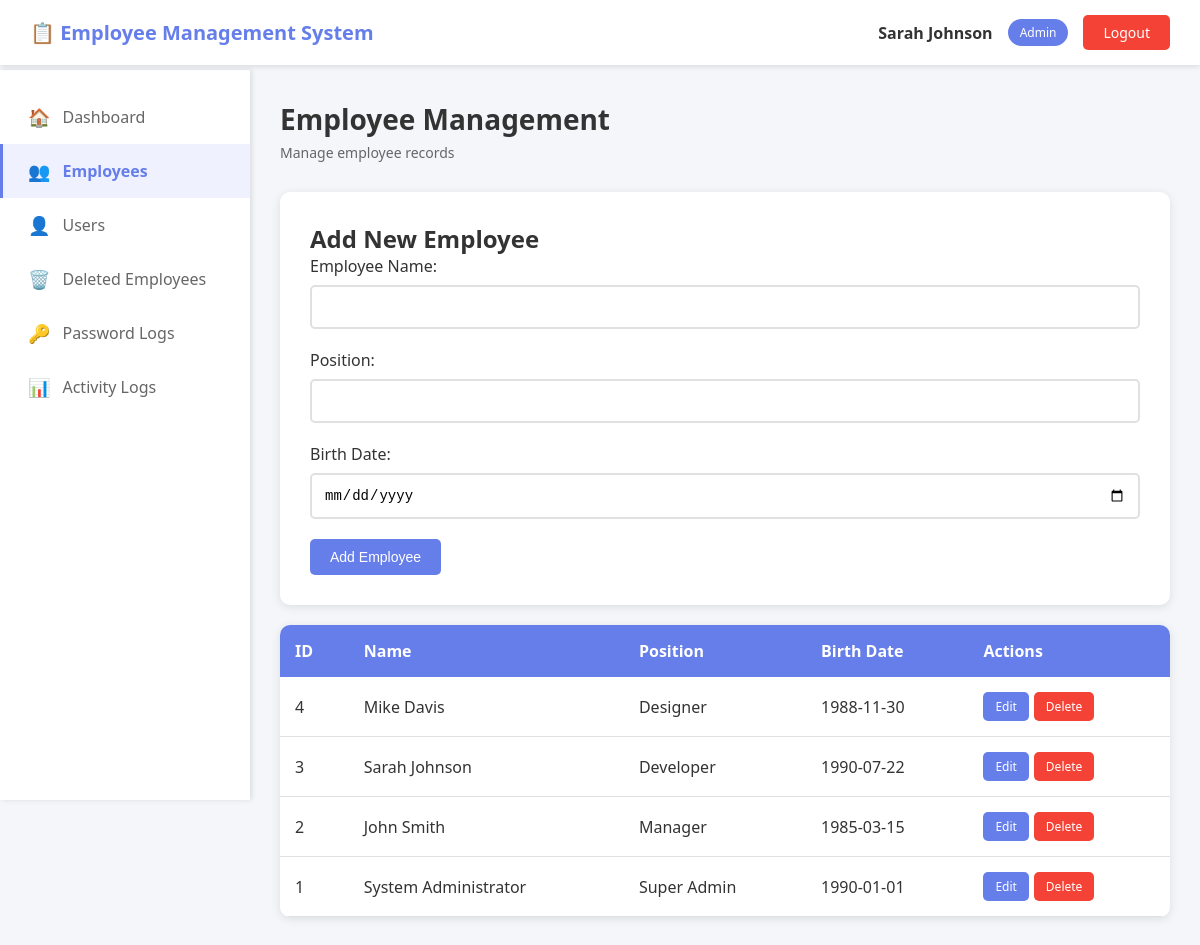
Screenshot of /employees.php (signed in) with the database file from the repository.
### tables this page shows
CREATE TABLE IF NOT EXISTS Employee (
    empID INT PRIMARY KEY AUTO_INCREMENT,
    name VARCHAR(100) NOT NULL,
    position VARCHAR(100) NOT NULL,
    birthdate DATE NOT NULL,
    is_deleted TINYINT(1) DEFAULT 0,
    deleted_at DATETIME NULL,
    deleted_by INT NULL,
    created_at DATETIME DEFAULT CURRENT_TIMESTAMP,
    updated_at DATETIME DEFAULT CURRENT_TIMESTAMP ON UPDATE CURRENT_TIMESTAMP
);

### db_connect.php (called while the page is built, shortened)
<?php
function isLoggedIn() {
    return isset($_SESSION['user_id']);
}
function hasRole($roles) {
    return in_array($_SESSION['role'], $roles);
}
function e($data) {
    return htmlspecialchars($data, ENT_QUOTES, 'UTF-8');
}
?>

### employees.php (the view, shortened to what this page needs)
<?php
include 'db_connect.php';
$sql = "SELECT * FROM Employee WHERE is_deleted = 0 ORDER BY empID DESC";
$employees = $conn->query($sql)->fetchAll(PDO::FETCH_ASSOC);
$edit_employee = null;
?>
<!DOCTYPE html>
<html>
<head>
    <link rel="stylesheet" href="style.css">
</head>
<body>
    <?php include 'includes/header.php'; ?>
    <div class="main-container">
        <?php include 'includes/sidebar.php'; ?>
        <div class="content">
            <div class="page-header">
                <h1>Employee Management</h1>
                <p>Manage employee records</p>
            </div>
            <div class="form-container">
                <h2><?php echo $edit_employee ? 'Edit Employee' : 'Add New Employee'; ?></h2>
                <form method="POST" action="">
                    <div class="form-group">
                        <label for="name">Employee Name:</label>
                        <input type="text" id="name" name="name" required
                               value="<?php echo $edit_employee ? e($edit_employee['name']) : ''; ?>">
                    </div>
                    <div class="form-group">
                        <label for="position">Position:</label>
                        <input type="text" id="position" name="position" required
                               value="<?php echo $edit_employee ? e($edit_employee['position']) : ''; ?>">
                    </div>
                    <div class="form-group">
                        <label for="birthdate">Birth Date:</label>
                        <input type="date" id="birthdate" name="birthdate" required
                               value="<?php echo $edit_employee ? e($edit_employee['birthdate']) : ''; ?>">
                    </div>
                    <button type="submit" class="btn btn-primary">
                        <?php echo $edit_employee ? 'Update Employee' : 'Add Employee'; ?>
                    </button>
                </form>
            </div>
            <div class="table-container">
                <table>
                    <thead>
                        <tr>
                            <th>ID</th>
                            <th>Name</th>
                            <th>Position</th>
                            <th>Birth Date</th>
                            <th>Actions</th>
                        </tr>
                    </thead>
                    <tbody>
                        <?php foreach ($employees as $emp): ?>
                        <tr>
                            <td><?php echo e($emp['empID']); ?></td>
                            <td><?php echo e($emp['name']); ?></td>
                            <td><?php echo e($emp['position']); ?></td>
                            <td><?php echo e($emp['birthdate']); ?></td>
                            <td>
                                <div class="action-buttons">
                                    <a href="?edit=<?php echo $emp['empID']; ?>" class="btn btn-sm btn-primary">Edit</a>
                                    <?php if (hasRole(['admin', 'super_admin'])): ?>
                                        <a href="?delete=<?php echo $emp['empID']; ?>"
                                           class="btn btn-sm btn-danger"
                                           onclick="return confirm('Move this employee to deleted records?')">
                                           Delete
                                        </a>
                                    <?php else: ?>
                                        <span class="badge badge-warning">No Delete Permission</span>
                                    <?php endif; ?>
                                </div>
                            </td>
                        </tr>
                        <?php endforeach; ?>
                    </tbody>
                </table>
            </div>
        </div>
    </div>
</body>
</html>

### style.css (style rules this page uses)
* { margin: 0; padding: 0; box-sizing: border-box; }
body { font-family: 'Segoe UI', Tahoma, Geneva, Verdana, sans-serif; background: #f5f6fa; color: #333; }
.main-container { display: flex; margin-top: 70px; min-height: calc(100vh - 70px); }
.content { flex: 1; margin-left: 250px; padding: 30px; }
.page-header { margin-bottom: 30px; }
.page-header h1 { font-size: 28px; color: #333; margin-bottom: 5px; }
.page-header p { color: #666; font-size: 14px; }
.table-container { background: white; border-radius: 10px; box-shadow: 0 2px 10px rgba(0,0,0,0.1); overflow: hidden; }
table { width: 100%; border-collapse: collapse; }
thead { background: #667eea; color: white; }
th { padding: 15px; text-align: left; font-weight: 600; }
td { padding: 15px; border-bottom: 1px solid #e0e0e0; }
.form-container { background: white; padding: 30px; border-radius: 10px; box-shadow: 0 2px 10px rgba(0,0,0,0.1); margin-bottom: 20px; }
.form-group { margin-bottom: 20px; }
label { display: block; margin-bottom: 8px; color: #333; font-weight: 500; }
input[type="text"], input[type="date"], input[type="password"], select { width: 100%; padding: 12px; border: 2px solid #e0e0e0; border-radius: 5px; font-size: 14px; transition: border-color 0.3s; }
.btn { padding: 10px 20px; border: none; border-radius: 5px; cursor: pointer; font-size: 14px; text-decoration: none; display: inline-block; transition: all 0.3s; }
.btn-primary { background: #667eea; color: white; }
.btn-danger { background: #f44336; color: white; }
.btn-sm { padding: 6px 12px; font-size: 12px; }
.action-buttons { display: flex; gap: 5px; }

### rows the page displays
employee: empID "4", name "Mike Davis", position "Designer", birthdate "1988-11-30"
employee: empID "3", name "Sarah Johnson", position "Developer", birthdate "1990-07-22"
employee: empID "2", name "John Smith", position "Manager", birthdate "1985-03-15"
employee: empID "1", name "System Administrator", position "Super Admin", birthdate "1990-01-01"

### other values shown
$_SESSION['emp_name'] "Sarah Johnson"
str_replace('_', ' ', $_SESSION['role']) "Admin"
